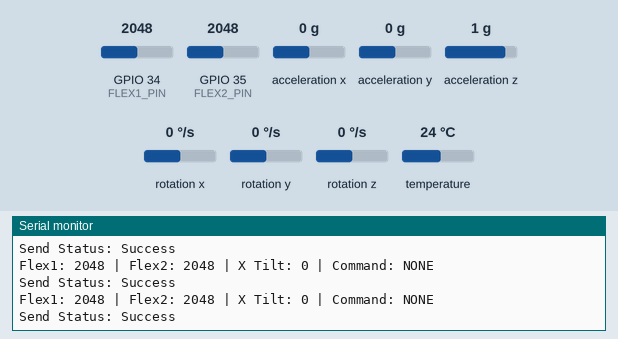
A sketch run on a simulated ESP32. On the bench: the last lines printed to the serial monitor. The test bench sets the inputs (shaded band); at power-on: acceleration y 0 g, GPIO 34 (FLEX1_PIN) = 2048, GPIO 35 (FLEX2_PIN) = 2048, acceleration x 0 g, acceleration z 1 g, rotation x 0 °/s, rotation y 0 °/s, rotation z 0 °/s, temperature 24 °C.

Above: at 1.2 s.
1.3 s: acceleration y set to -1.4 g
At 1.55 s:
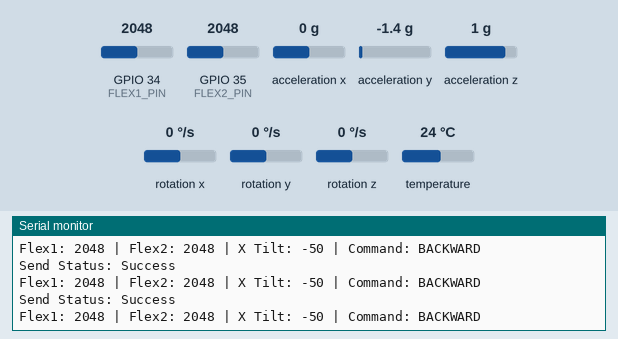
2.9 s: acceleration y set to 0.8 g
At 3.2 s:
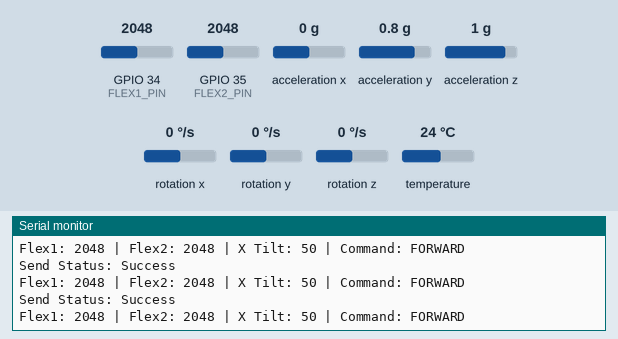
4.5 s: GPIO 34 (FLEX1_PIN) set to 1960
At 4.54 s:
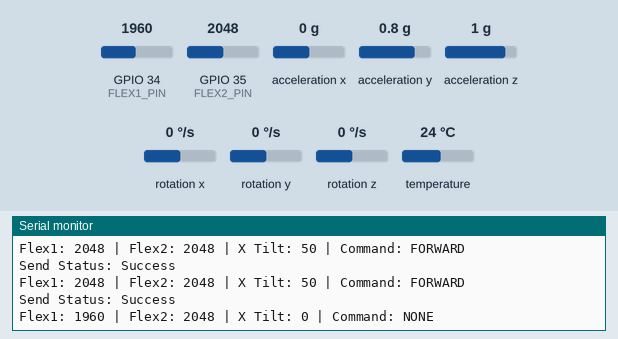
6.0 s: GPIO 35 (FLEX2_PIN) set to 1960
At 6.09 s:
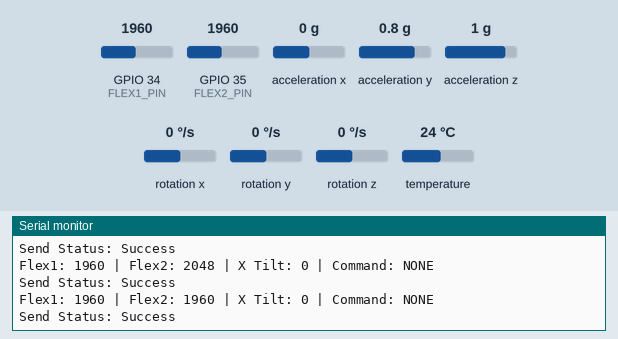
7.5 s: GPIO 34 (FLEX1_PIN) set to 2040
At 7.53 s:
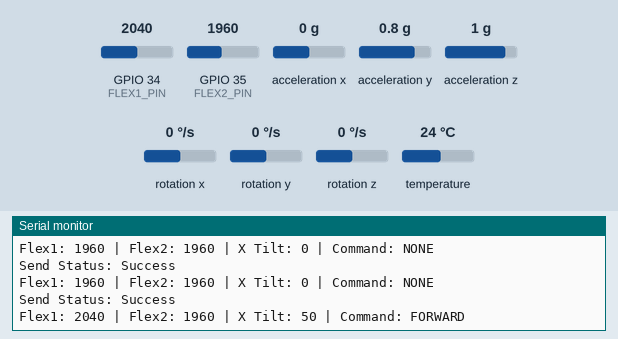
9.0 s: GPIO 35 (FLEX2_PIN) set to 2040
At 9.08 s:
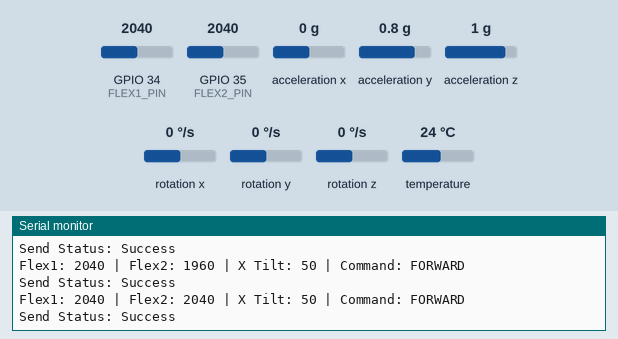
Timing chart, 0 to 11.5 s (numbered marks = the images above; inputs shaded):
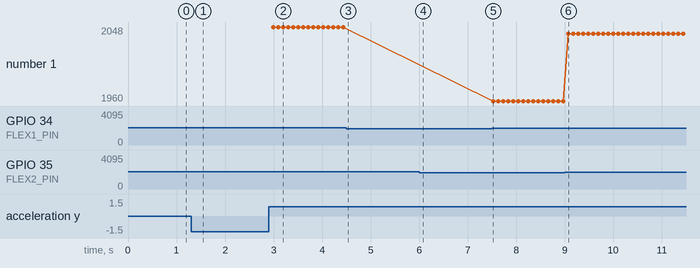

The sketch:

transmitter_2.ino
```cpp
#include <Wire.h>
#include <Adafruit_MPU6050.h>
#include <Adafruit_Sensor.h>
#include <esp_now.h>
#include <WiFi.h>

// Receiver ESP32 MAC address
uint8_t receiverMacAddress[] = {0xD4, 0x8A, 0xFC, 0xAA, 0x17, 0x94};

// Flex sensor pins
#define FLEX1_PIN 34
#define FLEX2_PIN 35

// Tilt dead zone to prevent false positives
#define TILT_THRESHOLD 20
#define FLEX_THRESHOLD 2000

Adafruit_MPU6050 mpu;

// Structure to hold gesture data
typedef struct {
  int8_t xTilt;
  int8_t yTilt;
  bool flex1;
  bool flex2;
} GestureData;

GestureData gesture;

// Callback for ESP-NOW send status
void OnDataSent(const uint8_t *mac_addr, esp_now_send_status_t status) {
  Serial.print("Send Status: ");
  Serial.println(status == ESP_NOW_SEND_SUCCESS ? "Success" : "Fail");
}

void setup() {
  Serial.begin(115200);
  Wire.begin();

  if (!mpu.begin()) {
    Serial.println("MPU6050 not detected!");
    while (1) delay(10);
  }
  Serial.println("MPU6050 Initialized");

  mpu.setAccelerometerRange(MPU6050_RANGE_8_G);
  mpu.setGyroRange(MPU6050_RANGE_500_DEG);
  mpu.setFilterBandwidth(MPU6050_BAND_21_HZ);

  pinMode(FLEX1_PIN, INPUT);
  pinMode(FLEX2_PIN, INPUT);

  WiFi.mode(WIFI_STA);

  if (esp_now_init() != ESP_OK) {
    Serial.println("ESP-NOW Init Failed!");
    return;
  }

  esp_now_register_send_cb(OnDataSent);

  esp_now_peer_info_t peerInfo;
  memcpy(peerInfo.peer_addr, receiverMacAddress, 6);
  peerInfo.channel = 0;
  peerInfo.encrypt = false;
  if (esp_now_add_peer(&peerInfo) != ESP_OK) {
    Serial.println("Failed to add peer");
    return;
  }
}

void loop() {
  sensors_event_t accel, gyro, temp;

  if (!mpu.getEvent(&accel, &gyro, &temp)) {
    Serial.println("MPU6050 Read Error");
    return;
  }

  // Calculate tilt angles
  float tiltX = atan2(accel.acceleration.y, accel.acceleration.z) * 180 / PI;

  // Map tilt angles to -100 to 100 range
  gesture.xTilt = constrain(map(tiltX, -90, 90, -100, 100), -100, 100);

  // Read flex sensor values
  int flex1Value = analogRead(FLEX1_PIN);
  int flex2Value = analogRead(FLEX2_PIN);

  // Default: No motion
  int8_t command = 0;

  // Check for **FORWARD** (Flex 1 bent + Tilt RIGHT)
  if (flex1Value > FLEX_THRESHOLD && gesture.xTilt > TILT_THRESHOLD) {
    command = 1;  // Forward
  }
  // Check for **BACKWARD** (Flex 2 bent + Tilt LEFT)
  else if (flex2Value > FLEX_THRESHOLD && gesture.xTilt < -TILT_THRESHOLD) {
    command = -1; // Backward
  }

  // Update gesture data only when valid
  if (command == 1) {
    gesture.xTilt = 50;  // Fixed speed forward
  } else if (command == -1) {
    gesture.xTilt = -50; // Fixed speed backward
  } else {
    gesture.xTilt = 0; // No movement
  }

  // Debug Output
  Serial.print("Flex1: "); Serial.print(flex1Value);
  Serial.print(" | Flex2: "); Serial.print(flex2Value);
  Serial.print(" | X Tilt: "); Serial.print(gesture.xTilt);
  Serial.print(" | Command: "); Serial.println(command == 1 ? "FORWARD" : (command == -1 ? "BACKWARD" : "NONE"));

  // Send data via ESP-NOW
  esp_now_send(receiverMacAddress, (uint8_t *) &gesture, sizeof(gesture));

  delay(100); // Adjust delay as needed
}
```

Measured:
- after the input at 1.3 s, the serial monitor: prints a new line at once (image 1)
- after the input at 2.9 s, the serial monitor: prints a new line after 0.09 s (image 2)
- after the input at 4.5 s, the serial monitor: prints a new line at once (image 3)
- after the input at 6.0 s, the serial monitor: prints a new line after 0.08 s (image 4)
- after the input at 7.5 s, the serial monitor: prints a new line at once (image 5)
- after the input at 9.0 s, the serial monitor: prints a new line after 0.07 s (image 6)
